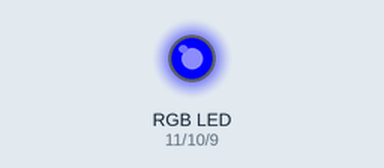
This sketch was run on a simulated Arduino Uno, built with avr-gcc and run on an emulated ATmega328P. Parts: an RGB LED mixed from three pins (HIGH = lit). Dim RGB values are drawn brighter than linear.

Above: at 0.05 s.
At 2.0 s:
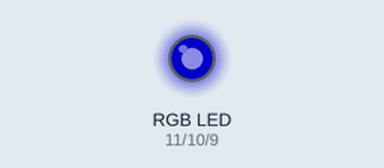
At 3.25 s:
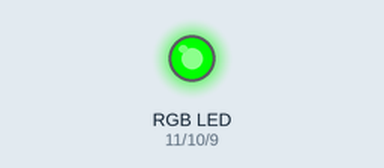
At 4.5 s:
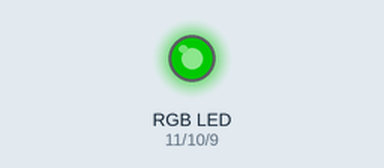
At 6.75 s:
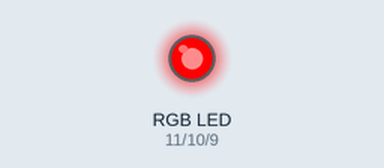
At 9.0 s:
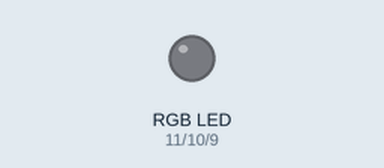
Timing chart, 0 to 11.7 s (numbered marks = the images above):
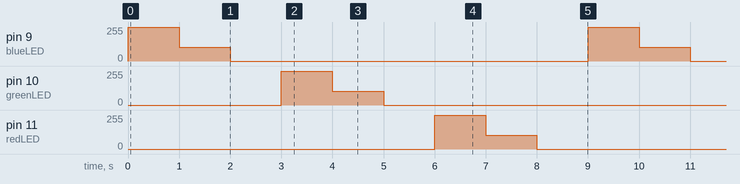

The sketch:

3.3-Utilizing_analogWrite.ino
```cpp
int blueLED=9;
int greenLED=10;
int redLED=11;
int OneSec=1000;


void setup() {

  pinMode(blueLED,OUTPUT);
  pinMode(greenLED,OUTPUT);
  pinMode(redLED,OUTPUT);


}

void loop() {
   analogWrite(blueLED,255);
  delay(OneSec);

  analogWrite(blueLED,102);
  delay(OneSec);

  analogWrite(blueLED,0);
  delay(OneSec);

      analogWrite(greenLED,255);
  delay(OneSec);

  analogWrite(greenLED,102);
  delay(OneSec);

  analogWrite(greenLED,0);
  delay(OneSec);

    analogWrite(redLED,255);
  delay(OneSec);

  analogWrite(redLED,102);
  delay(OneSec);

  analogWrite(redLED,0);
  delay(OneSec);

}
```

Measured:
- by itself, pin 9 (blueLED), pin 10 (greenLED), pin 11 (redLED): repeats every 9.0 s: 102/255 1.0 s, 0/255 7.0 s, 255/255 1.0 s
